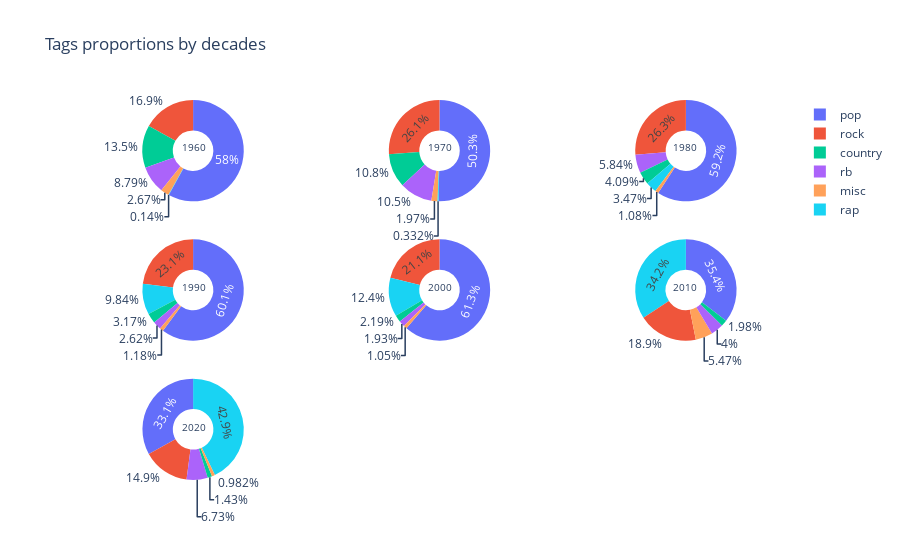

Here is the notebook cell this chart was saved with:
### Code cell
from modules.vizualisation import piechart_tags_decade

piechart_tags_decade(df)

### Figure 1 — Plotly figure (JSON) as saved in the notebook; plotly's stock layout.template omitted (floating-point values rounded to 4 significant figures)
{"data": [{"domain": {"x": [0, 0.2889], "y": [0.7333, 1]}, "hole": 0.4, "hoverinfo": "label+percent+name", "labels": ["country", "misc", "pop", "rap", "rb", "rock"], "name": "1960", "type": "pie", "values": [581, 115, 2493, 6, 378, 728]}, {"domain": {"x": [0.3556, 0.6444], "y": [0.7333, 1]}, "hole": 0.4, "hoverinfo": "label+percent+name", "labels": ["country", "misc", "pop", "rap", "rb", "rock"], "name": "1970", "type": "pie", "values": [457, 83, 2122, 14, 443, 1101]}, {"domain": {"x": [0.7111, 1], "y": [0.7333, 1]}, "hole": 0.4, "hoverinfo": "label+percent+name", "labels": ["country", "misc", "pop", "rap", "rb", "rock"], "name": "1980", "type": "pie", "values": [171, 45, 2475, 145, 244, 1099]}, {"domain": {"x": [0, 0.2889], "y": [0.3667, 0.6333]}, "hole": 0.4, "hoverinfo": "label+percent+name", "labels": ["country", "misc", "pop", "rap", "rb", "rock"], "name": "1990", "type": "pie", "values": [137, 51, 2598, 425, 113, 996]}, {"domain": {"x": [0.3556, 0.6444], "y": [0.3667, 0.6333]}, "hole": 0.4, "hoverinfo": "label+percent+name", "labels": ["country", "misc", "pop", "rap", "rb", "rock"], "name": "2000", "type": "pie", "values": [92, 44, 2572, 521, 81, 884]}, {"domain": {"x": [0.7111, 1], "y": [0.3667, 0.6333]}, "hole": 0.4, "hoverinfo": "label+percent+name", "labels": ["country", "misc", "pop", "rap", "rb", "rock"], "name": "2010", "type": "pie", "values": [82, 227, 1469, 1419, 166, 786]}, {"domain": {"x": [0, 0.2889], "y": [0, 0.2667]}, "hole": 0.4, "hoverinfo": "label+percent+name", "labels": ["country", "misc", "pop", "rap", "rb", "rock"], "name": "2020", "type": "pie", "values": [61, 42, 1415, 1837, 288, 636]}], "layout": {"annotations": [{"font": {"size": 10}, "showarrow": false, "text": "1960", "x": 0.125, "y": 0.9}, {"font": {"size": 10}, "showarrow": false, "text": "1970", "x": 0.5, "y": 0.9}, {"font": {"size": 10}, "showarrow": false, "text": "1980", "x": 0.875, "y": 0.9}, {"font": {"size": 10}, "showarrow": false, "text": "1990", "x": 0.125, "y": 0.5073}, {"font": {"size": 10}, "showarrow": false, "text": "2000", "x": 0.5, "y": 0.5073}, {"font": {"size": 10}, "showarrow": false, "text": "2010", "x": 0.875, "y": 0.5073}, {"font": {"size": 10}, "showarrow": false, "text": "2020", "x": 0.125, "y": 0.1146}], "title": {"text": "Tags proportions by decades"}}}
